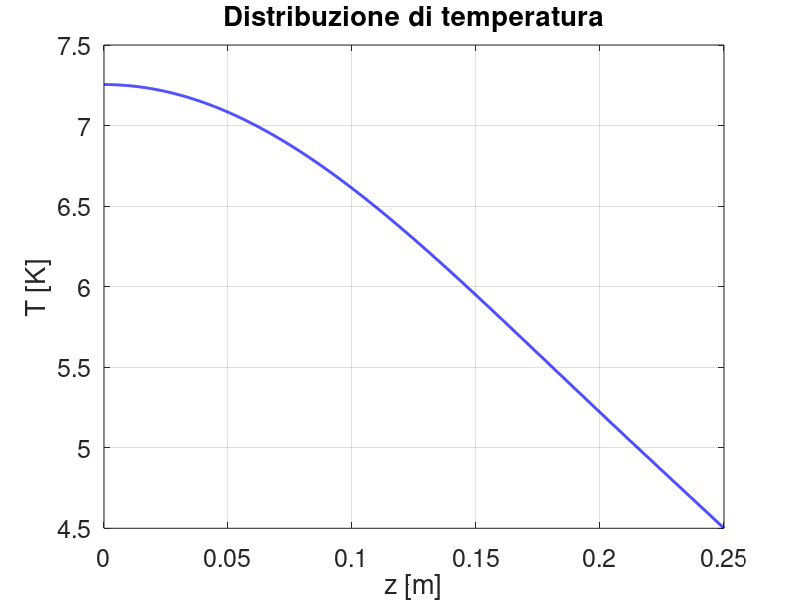

Here is the MATLAB script that generated this plot:
clc; clear; close all;

%% dati
LL = .5; %m
bb = .1; %m
aa = .02; %m
kk = 350; %W/mK
ro = 8900; %kg/m^3
cp = 350; %J/kgK
THe = 4.5; %K
hh = 500; %W/m^2K
II = 7e3; %A
roel0 = 1.75e-8; %hom*m
L0 = .56; %m
roel = @(z) roel0*cos(pi*z/L0).^2; %hom*m

% parametri topologici
surfi = aa*bb; %m^2
surfe = 2*(aa+bb)*LL; %m^2
vol = surfi*LL; %m^3

%% griglia con origine a metà
dz = 1e-4;
zz = (0:dz:LL/2)';
nn = length(zz);

%% qqq = qqel + qqconv(non f(T))
qqel = roel(zz)*LL/surfi*II^2/vol;
qqconv = hh*THe*surfe/vol;
qqq = qqel + qqconv;

%% AA & bb
diag_s = ones(nn,1);
diag_p = -2*ones(nn,1)+hh*dz^2*surfe/vol/-kk;
diag_i = ones(nn,1);
AA = spdiags([diag_s diag_p diag_i], -1:1, nn, nn);

bb = qqq*dz^2/-kk;

%% coco & TT
% neuman omo (simmetria)
AA(1,1) = 1;
AA(1,2) = -1;
bb(1) = 0;

% dirichlet
AA(end,end-1) = 0;
AA(end,end) = 1;
bb(end) = THe;

TT = AA\bb;

%% plotto
plot(zz,TT, 'b-', 'linewidth', 2)
title('Distribuzione di temperatura')
grid on
xlabel('z [m]')
ylabel('T [K]')
set(gca, 'fontsize', 18)
